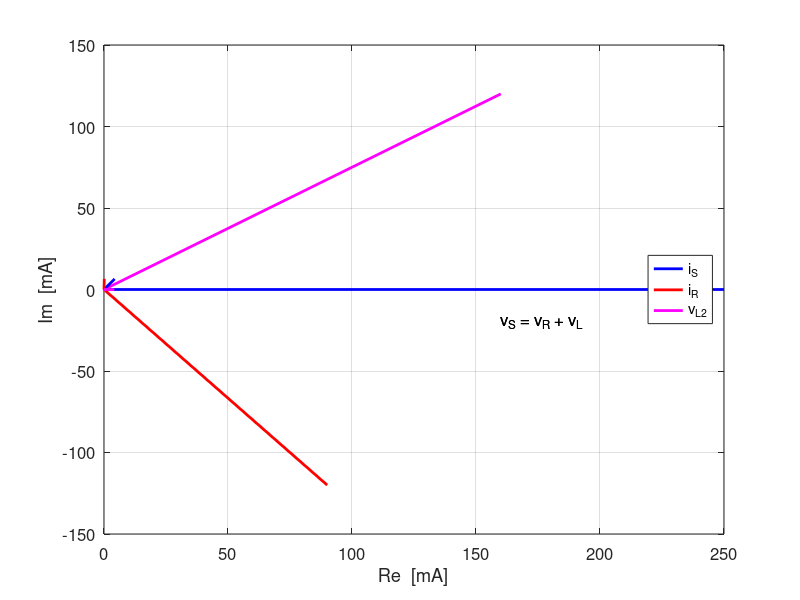

Source code (MATLAB):
% CN06.m

% AC CIRCUIT ANAYSIS MADE SIMPLE
% Solving standard textbook problems with ease
% Each problem is solved within a CELl

% Ian Cooper
% email: ian.cooper@sydney.edu.au
% School of Physics, University of Sydney
 
% DOING PHYSICS WITH MATLAB 
%    http://www.physics.usyd.edu.au/teach_res/mp/mphome.htm
% 180219



%%  CELL 1
clear all
close all
clc

  R = 30
  L = 14e-3
  C = 1e-6
  VS = 20
  f = 1590

  w = 2*pi*f
  ZR = R
  ZC = -1j/(w*C)
  ZL = 1j*w*L
  Z = ZR + ZC + ZL
  
  iS = VS/Z
  IS = abs(iS)
  theta = rad2deg(angle(iS))
  
%% CELL 2
close all
clear all
clc

  R = 300
  L = 2
  VS = 250
  f = 100/pi
  
  w = 2*pi*f
  ZR = R
  ZL = 1j*w*L
  Z = ZR + ZL
  iS = VS/Z
  vS = VS
  vR = iS * ZR
  vL = iS * ZL
  
  IS = abs(iS)
   theta = rad2deg(angle(iS))
   
  VR = abs(vR)
  phiR = rad2deg(angle(vR))
  
  VL = abs(vL)
  phiL = rad2deg(angle(vL))
  
  P = real(iS) * VS
  
  
  figure(1)
    xP = [0 real(vS)]; yP = [0 imag(vS)];
    plot(xP,yP,'b','linewidth',2);
    hold on
    xP = [0 real(vR)]; yP = [0 imag(vR)];
    plot(xP,yP,'r','linewidth',2);
    xP = [0 real(vL)]; yP = [0 imag(vL)];
    plot(xP,yP,'m','linewidth',2);
    grid on
    xlabel('Re'); ylabel('Im');
    legend('v_S','v_R','v_L');
    text(160,-20,'v_S = v_R + v_L','fontsize',12);
    set(gca,'fontsize',12)
  
  
  %% CELL 3
  close all
clear all
clc

  R = 1000
  L1 = 10e-3
  L2 = 250e-3
  C=0.1e-6
  VS = 10
  f = 1000
  
  w = 2*pi*f
  ZR = R
  ZL1 = 1j*w*L1
  ZL2 = 1j*w*L2
  ZC = -1j/(w*C)
  ZP = 1/(1/ZL2 + 1/ZR)
  Z = ZL1 + ZC + ZP
  iS = VS/Z
  IS = abs(iS)
  phi_S = rad2deg(angle(iS))
  vP = iS * ZP
  
  iR = vP / ZR
  IR = abs(iR)
  theta_R = rad2deg(angle(iR))
    
  iL2 = vP / ZL2
  IL2 = abs(iL2)
  theta_L2 = rad2deg(angle(iL2))
  
  figure(1)
    xP = [0 real(iS)]*1e3; yP = [0 imag(iS)]*1e3;
    plot(xP,yP,'b','linewidth',2);
    hold on
    xP = [0 real(iR)]*1e3; yP = [0 imag(iR)]*1e3;
    plot(xP,yP,'r','linewidth',2);
    xP = [0 real(iL2)]*1e3; yP = [0 imag(iL2)]*1e3;
    plot(xP,yP,'m','linewidth',2);
    grid on
    xlabel('Re  [mA]'); ylabel('Im  [mA]');
    legend('i_S','i_R','v_{L2}','location','east');
    text(160,-20,'v_S = v_R + v_L','fontsize',12);
    set(gca,'fontsize',12)
  
 %% CELL 4
 
 clear all
 close all
 clc
 
   vS = 200
   Z1 = 2+1j*4
   Z2 = 2+1j*1
   Z3 = 1-1j*3
   Z4 = 3 + 1j*2
   Z5 = 1/(1/Z1 + 1/Z2 + 1/Z3)
   Z = Z4 + Z5
 
   iS = vS/Z
   IS = abs(iS)
   theta = rad2deg(angle(iS))
   
   p = iS * vS
   thetaP = rad2deg(angle(p))
   
   powerFactor = cosd(thetaP)
   
 
